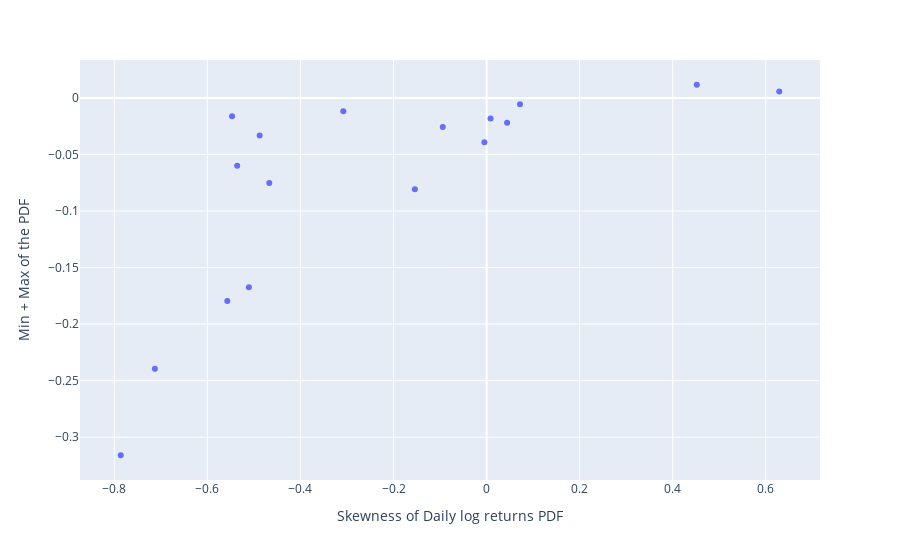

Notebook source saved alongside this figure:
### Markdown cell above
# Skewness of the daily log returns PDF 

1. What does the sum of the highest and the lowest value tell about a distribution ?
2. Does the negative skew of SP500 mean that stock prices respond faster to negative news than to positive news ?


| Name | Symbol and Calculation |
|:-----|:------------|
| Random variable | $X$ |
| Mean | $\mu = E\left[ \,X \,\right]$ |
| Variance | ${\displaystyle \sigma^{\,2} = E\left[ \, \left( \, X - \mu \, \right)^{\,2} \, \right] }$ |
| Volatility = Std.dev. | $\sigma$ |
| Skewness | ${\displaystyle E\left[\,\left(\frac{X-\mu}{\sigma}\,\right)^{\,3} \, \right]}$|

### Code cell
import plotly.express as px


def analyse_skewnesses(_data, tickers, period='daily'):
    """Skewness, First value + Last value"""

    # --- Set up and display skewness analysis data ---     
    log_ret_skewness = []
    log_ret_min_plus_max = []
    for ticker in tickers:
        df = _data[ticker]
        log_ret_skewness.append(df[f'{period}_log_return'].skew())
        log_ret_min_plus_max.append(df[f'{period}_log_return'].min() + df[f'{period}_log_return'].max())
        
    skewness_df = pd.DataFrame({'Skewness': log_ret_skewness, 'Min+Max': log_ret_min_plus_max})
    skewness_df.index = tickers
    display(skewness_df)
    
    # --- Create plot ---
    plot_df = pd.DataFrame({'x': log_ret_skewness, 'y': log_ret_min_plus_max, 'label': tickers})
    fig = px.scatter(plot_df, x='x', y='y', hover_name='label', hover_data={'x': False, 'y': False},
                     labels={'x': f'Skewness of {period.capitalize()} log returns PDF',
                             'y': f'Min + Max of the PDF'})
    fig.show()

    
analyse_skewnesses(_data=data, tickers=sorted(YAHOO_TICKERS))

### Figure 1 — Plotly figure (JSON) as saved in the notebook; plotly's stock layout.template omitted (floating-point values rounded to 4 significant figures)
{"data": [{"hovertemplate": "<b>%{hovertext}</b><br><br><extra></extra>", "hovertext": ["AMZN", "BJRI", "BTC-USD", "ETH-USD", "EUR=X", "GC=F", "JPYUSD=X", "MOL.BD", "MSFT", "MTELEKOM.BD", "NVDA", "OTP.BD", "RICHTER.BD", "TSLA", "VNQ", "WMT", "^GSPC"], "legendgroup": "", "marker": {"color": "#636efa", "symbol": "circle"}, "mode": "markers", "name": "", "orientation": "v", "showlegend": false, "type": "scatter", "x": [0.4517, -0.5108, -0.7128, -0.7861, -0.5469, -0.3079, 0.6289, 0.04412, -0.5571, 0.07181, -0.1541, -0.4876, -0.0941, 0.008528, -0.5359, -0.004651, -0.4669], "xaxis": "x", "y": [0.01161, -0.1674, -0.2396, -0.316, -0.01631, -0.01177, 0.005585, -0.02196, -0.1796, -0.005525, -0.08081, -0.03329, -0.02568, -0.01823, -0.06002, -0.03923, -0.07534], "yaxis": "y"}], "layout": {"legend": {"tracegroupgap": 0}, "margin": {"t": 60}, "xaxis": {"anchor": "y", "domain": [0, 1], "title": {"text": "Skewness of Daily log returns PDF"}}, "yaxis": {"anchor": "x", "domain": [0, 1], "title": {"text": "Min + Max of the PDF"}}}}
